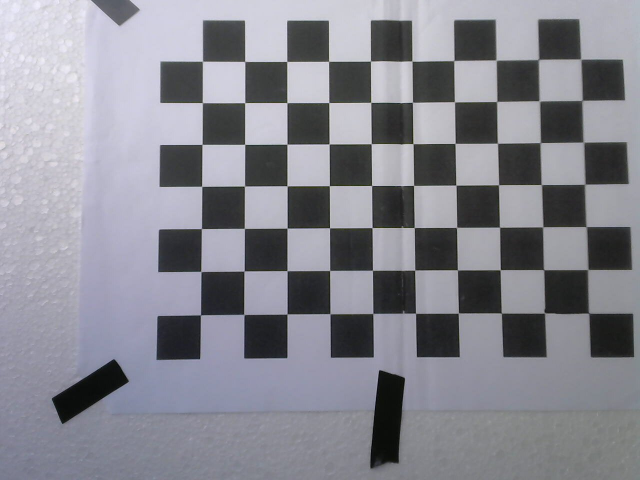
#> input picture CalibWithChess/Camera Webcam/chessHomeV3/2023-02-16-160129.jpg, 1280 x 960 px (shown at 1/2 size); its folder holds 4 pictures in this run
$ jupyter execute --allow-errors calibIntrisicsDebug.ipynb   (older library calls are emulated)
#> lines starting #> are read from the running program, lines starting #| are printed output that depends on the picture
## Configurações de calibração para cada câmera

Para a câmera V1:
patternSize = (10,7)
squareSize = 30
imgSize = (2592,1944)

Para a câmera V2:
patternSize = (10,7)
squareSize = 30
imgSize = (3280,2464)

Para as imagens antigas:
patternSize = (11,12)
squareSize = 30
imgSize = (960,720)

### Calibração de câmeras - paramêtros intrísicos

[cell 1]
import glob
import cv2
import matplotlib.pyplot as plt
import numpy as np

useDeng = False
cameraNumber = 4
useFisheye = False

criteria = (cv2.TERM_CRITERIA_EPS + cv2.TERM_CRITERIA_MAX_ITER, 30, 0.001)

Importe as imagens do dataset e configure a escolha da câmera

[cell 2]
images = glob.glob('Camera Webcam/chessHomeV3/*.jpg')
patternSize = (10,7)
squareSize = 30
imgSize = (1280,960)

#See how images are taken - debug
print(len(images))

Reconstrução do tabueleiro

[cell 3]
def construct3DPoints(patternSize,squareSize):
    X = np.zeros((patternSize[0]*patternSize[1],3), np.float32)
    X[:,:2] = np.mgrid[0:patternSize[0],0:patternSize[1]].T.reshape(-1,2)
    X = X * squareSize
    return X

boardPoints = construct3DPoints(patternSize,squareSize)
worldPoints = []
imagePoints = []

Funções para remover distorção de imagem

[cell 4]
def undistortFisheye(imgpath,K,D,DIM,axis,method,scale,corners):
    img = cv2.imread(imgpath)
    '''new_K = cv2.fisheye.estimateNewCameraMatrixForUndistortRectify(K, D, DIM, np.eye(3), balance=0)

    new_K = K.copy()
    new_K[0,0]=K[0,0]*scale
    new_K[1,1]=K[1,1]*scale'''
    map1, map2 = cv2.fisheye.initUndistortRectifyMap(K, D, np.eye(3), K, DIM, cv2.CV_16SC2)
    undistorted_img = cv2.remap(img, map1, map2, interpolation=cv2.INTER_LINEAR, borderMode=cv2.BORDER_CONSTANT)

    fx = K[0,0]
    fy = K[1,1]
    cx = K[0,2]
    cy = K[1,2]
    undCorners_norm = cv2.fisheye.undistortPoints(corners, K, D)
    undCorners_norm = undCorners_norm.reshape(-1,2)
    undistCorners = np.zeros_like(undCorners_norm)
    for i, (x, y) in enumerate(undCorners_norm):
        px = x*fx + cx
        py = y*fy + cy
        undistCorners[i,0] = px
        undistCorners[i,1] = py
    cv2.drawChessboardCorners(undistorted_img, patternSize, undistCorners, _)

    axs[axis].imshow(undistorted_img[:,:,::-1])
    axs[axis].axis('off')
    axs[axis].set_title('undistort '+method)
    #cv2.imwrite('undistort'+method+'.png', undistorted_img)

    return corners,undistCorners

def undistortPinhole(imgpath,K,D,DIM,axis,method,corners):
    img = cv2.imread(imgpath)

    new_K, roi = cv2.getOptimalNewCameraMatrix(K, D, DIM, 1, DIM)
    undistorted_img = cv2.undistort(img,K,D, None, new_K)

    undCorners_norm = cv2.undistortPoints(corners, K, D).reshape(-1,2)
    # remove normalization
    fx = new_K[0,0]
    fy = new_K[1,1]
    cx = new_K[0,2]
    cy = new_K[1,2]
    undistCorners = np.zeros_like(undCorners_norm)
    for i, (x, y) in enumerate(undCorners_norm):
        px = x*fx + cx
        py = y*fy + cy
        undistCorners[i,0] = px
        undistCorners[i,1] = py
    cv2.drawChessboardCorners(undistorted_img, patternSize, undistCorners, _)
    axs[axis].imshow(undistorted_img[:,:,::-1])
    axs[axis].axis('off')
    axs[axis].set_title('undistorted '+method)

Detectando corners

[cell 5]
counter = 0
for fname in images:
    img = cv2.imread(fname)
#> img is the input picture: shape (960, 1280, 3); mean B, G, R 143.9, 135.2, 134.9
    gray = cv2.cvtColor(img, cv2.COLOR_BGR2GRAY)
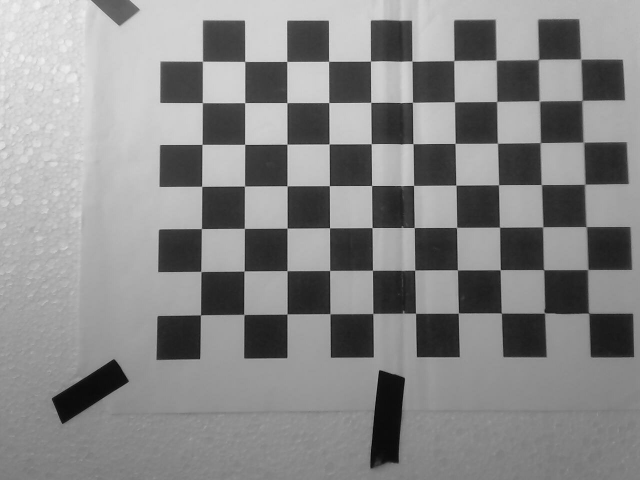
#> gray: shape (960, 1280) (shown at 1/2 size); min 0, max 243, mean 136.1
    ret, corners = cv2.findChessboardCornersSB(gray, patternSize, None)
#> ret = True; corners = 70 rows, first 8: [405.5, 123.1], [490.1, 123.3], [574, 123.3], [657.8, 122.9], [741.5, 122.6], [824.4, 122.6], [908.2, 121.6], [992.5, 120.8]
    if ret == True:
        print("Corners found!") #- see if corners are found
        imagePoints.append(corners)
        worldPoints.append(boardPoints)
        counter+=1

        '''cv2.drawChessboardCorners(img, patternSize, cornersRefined, ret)
        plt.figure(figsize=(4, 3), dpi=200)
        plt.imshow(img[:,:,::-1])
        plt.axis('off')
        plt.title(fname)'''
#> pass 2 of the loop `for fname in images:`:
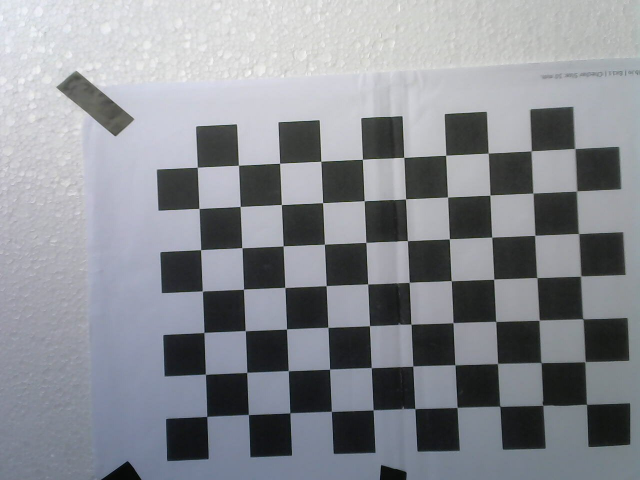
#> input picture CalibWithChess/Camera Webcam/chessHomeV3/2023-02-16-160147.jpg, 1280 x 960 px (shown at 1/2 size)
#> img is the input picture: shape (960, 1280, 3); mean B, G, R 146.1, 140.1, 137.1
#> `gray = cv2.cvtColor(img, cv2.COLOR_BGR2GRAY)`:
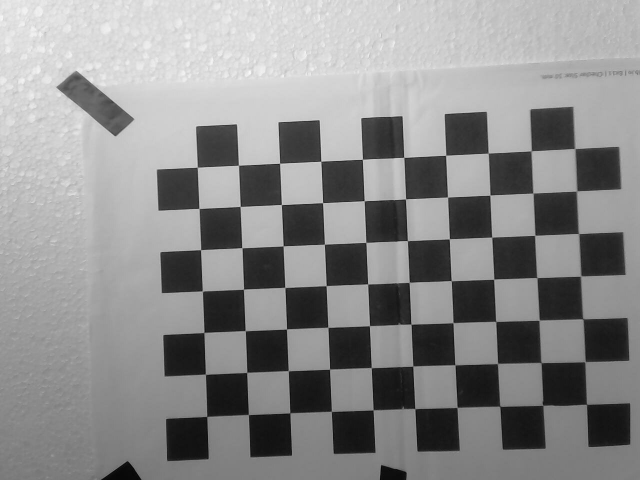
#> gray: shape (960, 1280) (shown at 1/2 size); min 0, max 255, mean 139.8
#> `ret, corners = cv2.findChessboardCornersSB(gray, patternSize, None)`: corners = 70 rows, first 8: [395.1, 334.8], [477.4, 330.8], [559.7, 326.8], [642.3, 322.8], [725.4, 318.9], [808.2, 315], [892, 310.9], [976.8, 306.7]
#> pass 3 of the loop `for fname in images:`:
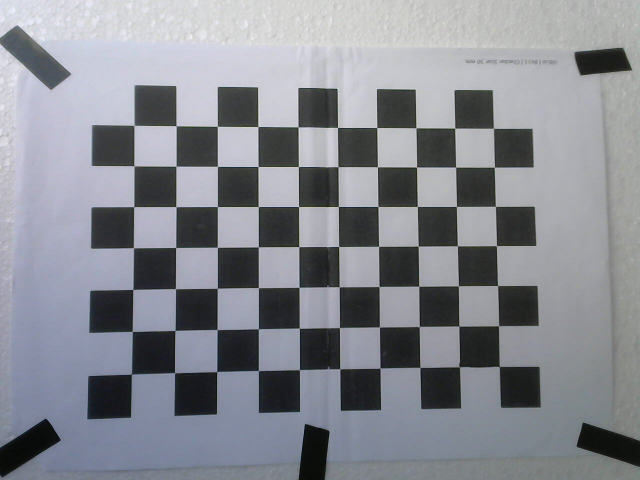
#> input picture CalibWithChess/Camera Webcam/chessHomeV3/2023-02-16-160159.jpg, 1280 x 960 px (shown at 1/2 size)
#> img is the input picture: shape (960, 1280, 3); mean B, G, R 144.8, 137.5, 135
#> `gray = cv2.cvtColor(img, cv2.COLOR_BGR2GRAY)`:
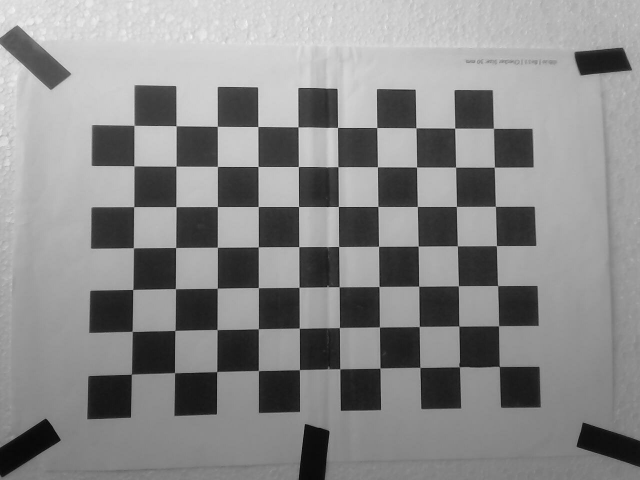
#> gray: shape (960, 1280) (shown at 1/2 size); min 1, max 249, mean 137.6
#> `ret, corners = cv2.findChessboardCornersSB(gray, patternSize, None)`: corners = 70 rows, first 8: [268.8, 251.1], [352.8, 252.1], [435.1, 253], [516.1, 253.6], [596.5, 254.2], [675.5, 255.1], [754.2, 255.6], [832.4, 256.1]
#> the loop made 4 passes; the first 3 are shown

print("using " + str(counter))

Calibração de câmera

[cell 6]
if useFisheye:
    flagsCalib = cv2.fisheye.CALIB_RECOMPUTE_EXTRINSIC+cv2.fisheye.CALIB_FIX_SKEW+cv2.fisheye.CALIB_CHECK_COND
    calibrateCriteria = (cv2.TERM_CRITERIA_EPS+cv2.TERM_CRITERIA_MAX_ITER,30, 1e-12)
    ret, cameraMatrix, k, R, t = cv2.fisheye.calibrate(np.expand_dims(np.asarray(worldPoints), -2), imagePoints, imgSize, None, None,
                                                                flags=flagsCalib,criteria=calibrateCriteria)
else:
    flagsCalib = cv2.CALIB_RATIONAL_MODEL
#> flagsCalib = 16384
    ret, cameraMatrix, k, rvecs, tvecs = cv2.calibrateCamera(worldPoints, imagePoints, imgSize, None, None,
                                                               flags=flagsCalib)

print("Using "+str(counter)+" of "+str(len(images))+" images")
print("RMS re-projection error:", ret)
print("Camera Matrix:\n", cameraMatrix)
print("Distortion Parameters:\n", k)

### Análise dos resultados

[cell 7]
idx = 3
pathImg = images[idx]
img = cv2.imread(pathImg)
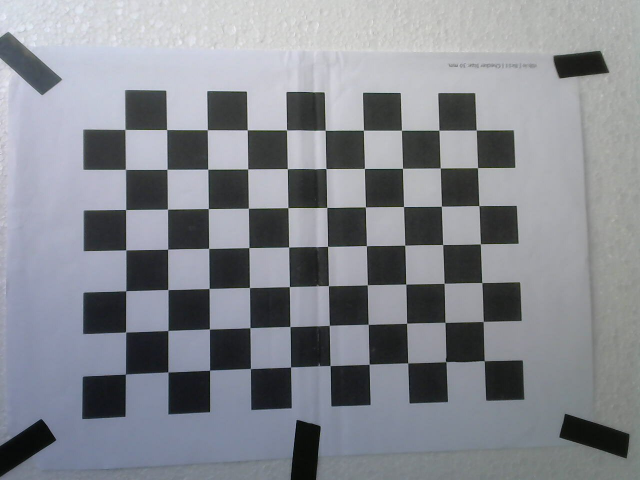
#> input picture CalibWithChess/Camera Webcam/chessHomeV3/2023-02-16-160202.jpg, 1280 x 960 px (shown at 1/2 size)
#> img is the input picture: shape (960, 1280, 3); mean B, G, R 143.5, 136.7, 133.6

if useFisheye:
    fig, axs = plt.subplots(1,3,figsize=(16, 4), dpi=500)
    _, corners = cv2.findChessboardCorners(img, patternSize, None)
    axs[0].imshow(img[:,:,::-1])
    axs[0].axis('off')
    axs[0].set_title('distorted')
    #cv2.imwrite('undistortNOriginal.png', img)
    undistortFisheye(pathImg,cameraMatrix,k,imgSize,1,'openCV',1,corners)
    if useDeng:
        k[0] = 0.2377
        k[1] = -0.3752
        k[2] = 6.6712
        k[3] = -27.4156
    else:
        if cameraNumber == 1:
            k[0] = 0.395621
            k[1] = 0.633705
            k[2] = -2.41723
            k[3] = 2.11079
            cameraMatrix[0][0] = 720.313
            cameraMatrix[1][1] = 719.521
            cameraMatrix[0][2] = 481.014
            cameraMatrix[1][2] = 360.991
        elif cameraNumber == 2:
            k[0] = 0.368917
            k[1] = 1.50111
            k[2] = -7.94126
            k[3] = 11.9171
            cameraMatrix[0][0] = 768.113
            cameraMatrix[1][1] = 767.935
            cameraMatrix[0][2] = 472.596
            cameraMatrix[1][2] = 350.978
        elif cameraNumber == 3:
            k[0] = 0.276114
            k[1] = 2.09465
            k[2] = -9.97956
            k[3] = 14.1921
            cameraMatrix[0][0] = 728.237
            cameraMatrix[1][1] = 729.419
            cameraMatrix[0][2] = 459.854
            cameraMatrix[1][2] = 351.59
        else:
            k[0] = 0.400774
            k[1] = 1.15995
            k[2] = -7.10257
            k[3] = 11.415
            cameraMatrix[0][0] = 750.149
            cameraMatrix[1][1] = 748.903
            cameraMatrix[0][2] = 492.144
            cameraMatrix[1][2] = 350.213

    corners,undistCorners = undistortFisheye(pathImg,cameraMatrix,k,imgSize,2,'MATLAB',1,corners)
else:
    fig, axs = plt.subplots(1,2,figsize=(7, 4), dpi=500)
    _, corners = cv2.findChessboardCorners(img, patternSize, None)
#> corners = 70 rows, first 8: [968.3, 722.3], [891.6, 723.4], [816, 725.9], [738.8, 728.7], [660.3, 732.4], [581.4, 734], [500.4, 738], [418.7, 740.7]
    #cv2.drawChessboardCorners(img, patternSize, corners, _)
    axs[0].imshow(img[:,:,::-1])
    axs[0].axis('off')
    axs[0].set_title('distorted')
    newCameraMatrix, roi = cv2.getOptimalNewCameraMatrix(cameraMatrix, k, imgSize, 1, imgSize)
    undistorted_img = cv2.undistort(img,cameraMatrix,k, None, newCameraMatrix)
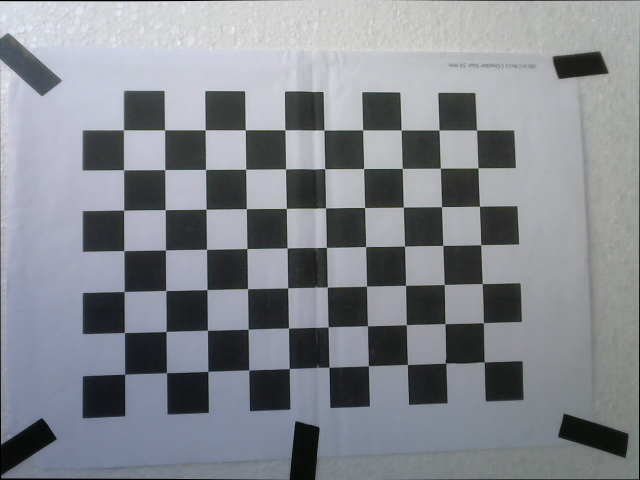
#> undistorted_img: shape (960, 1280, 3) (shown at 1/2 size); mean B, G, R 142.7, 136, 132.9
    cv2.drawChessboardCorners(undistorted_img, patternSize, corners, _)
    axs[1].imshow(undistorted_img[:,:,::-1])
    axs[1].axis('off')
    axs[1].set_title('undistorted')
    undistortPinhole(pathImg,cameraMatrix,k,imgSize,1,'openCV',corners)
#> in undistortPinhole, `cv2.drawChessboardCorners(undistorted_img, patternSize, undistCorners,..`:
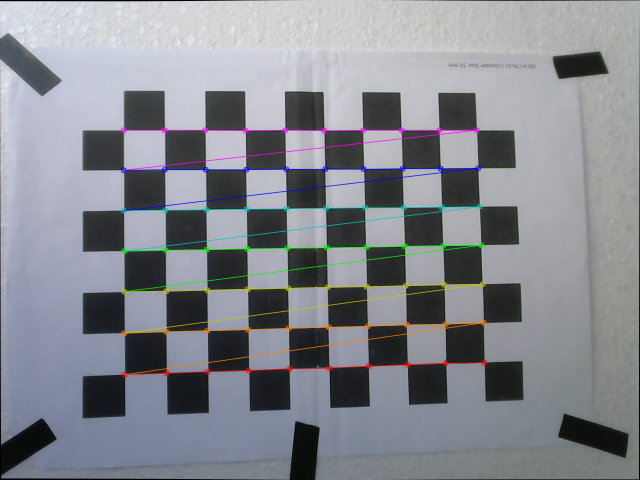
#> undistorted_img: shape (960, 1280, 3) (shown at 1/2 size); mean B, G, R 142.5, 136.1, 133.2
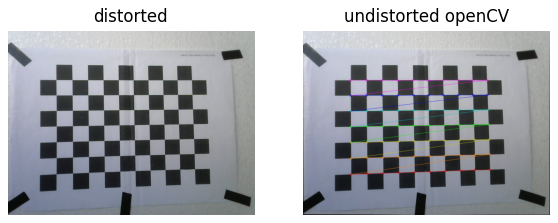
#> figure drawn by matplotlib, 2 panels
